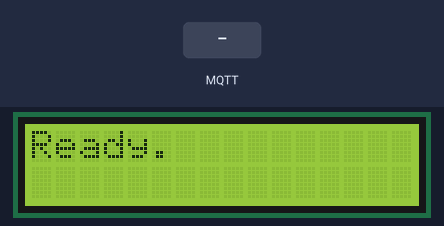
Bench run of a sketch on a simulated ESP8266 (NodeMCU). Parts: 16×2 character LCD. The test bench sets the inputs (shaded band). WiFi joins after 1.5 s; servers stay silent unless stated; the local clock reads 2024-03-15 10:24:30 at power-on unless the sketch sets it; no MQTT or app messages arrive unless stated; what the sketch prints to the serial monitor is not drawn.

Above: at 3.4 s.
3.5 s: MQTT message "1" arrives on the first subscribed topic
At 3.8 s:
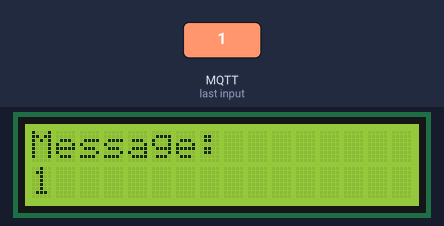
5.0 s: MQTT message "on" arrives on the first subscribed topic
At 6.2 s:
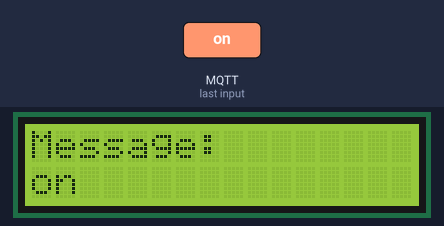
6.5 s: MQTT message "off" arrives on the first subscribed topic
At 7.4 s:
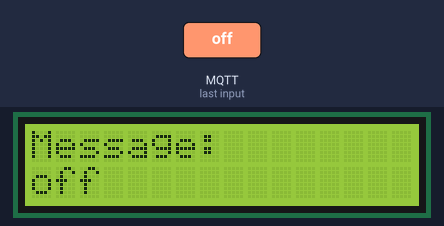
Timing chart, 0 to 9.5 s (numbered marks = the images above; inputs shaded):
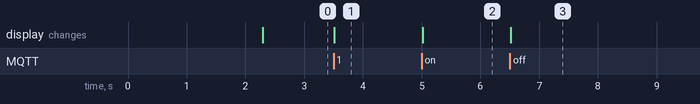

Measured:
- after the input at 3.5 s, the display: changes at once (image 1)
- after the input at 5.0 s, the display: changes at once (image 2)
- after the input at 6.5 s, the display: changes at once (image 3)

The sketch:

speech_to_text.ino
```cpp
#include <ESP8266WiFi.h>
#include <PubSubClient.h>
#include <LiquidCrystal_PCF8574.h>
#include <OneWire.h>
#include <time.h>
#include <Wire.h>

//  Wi-Fi
const char *ssid = "Max";                     //  SSID
const char *password = "1234567890";

// Налаштування MQTT
const int mqtt_port = 8883;                    // port SSL/TLS
const char *mqtt_broker = "fb075b16.ala.eu-central-1.emqxsl.com";  // address EMQX
const char *mqtt_topic = "esp/test/wiadomosc";  // topic MQTT
const char *mqtt_username = "test";          // user EMQX
const char *mqtt_password = "test";

//   NTP
const char *ntp_server = "pool.ntp.org";       // Serwer NTP
const long gmt_offset_sec = 0;
const int daylight_offset_sec = 0;

//   LCD
LiquidCrystal_PCF8574 lcd(0x27);


BearSSL::WiFiClientSecure espClient;
PubSubClient mqtt_client(espClient);


static const char ca_cert[] PROGMEM = R"EOF(
-----BEGIN CERTIFICATE-----
MIIDrzCCApegAwIBAgIQCDvgVpBCRrGhdWrJWZHHSjANBgkqhkiG9w0BAQUFADBh
MQswCQYDVQQGEwJVUzEVMBMGA1UEChMMRGlnaUNlcnQgSW5jMRkwFwYDVQQLExB3
d3cuZGlnaWNlcnQuY29tMSAwHgYDVQQDExdEaWdpQ2VydCBHbG9iYWwgUm9vdCBD
QTAeFw0wNjExMTAwMDAwMDBaFw0zMTExMTAwMDAwMDBaMGExCzAJBgNVBAYTAlVT
MRUwEwYDVQQKEwxEaWdpQ2VydCBJbmMxGTAXBgNVBAsTEHd3dy5kaWdpY2VydC5j
b20xIDAeBgNVBAMTF0RpZ2lDZXJ0IEdsb2JhbCBSb290IENBMIIBIjANBgkqhkiG
9w0BAQEFAAOCAQ8AMIIBCgKCAQEA4jvhEXLeqKTTo1eqUKKPC3eQyaKl7hLOllsB
CSDMAZOnTjC3U/dDxGkAV53ijSLdhwZAAIEJzs4bg7/fzTtxRuLWZscFs3YnFo97
nh6Vfe63SKMI2tavegw5BmV/Sl0fvBf4q77uKNd0f3p4mVmFaG5cIzJLv07A6Fpt
43C/dxC//AH2hdmoRBBYMql1GNXRor5H4idq9Joz+EkIYIvUX7Q6hL+hqkpMfT7P
T19sdl6gSzeRntwi5m3OFBqOasv+zbMUZBfHWymeMr/y7vrTC0LUq7dBMtoM1O/4
gdW7jVg/tRvoSSiicNoxBN33shbyTApOB6jtSj1etX+jkMOvJwIDAQABo2MwYTAO
BgNVHQ8BAf8EBAMCAYYwDwYDVR0TAQH/BAUwAwEB/zAdBgNVHQ4EFgQUA95QNVbR
TLtm8KPiGxvDl7I90VUwHwYDVR0jBBgwFoAUA95QNVbRTLtm8KPiGxvDl7I90VUw
DQYJKoZIhvcNAQEFBQADggEBAMucN6pIExIK+t1EnE9SsPTfrgT1eXkIoyQY/Esr
hMAtudXH/vTBH1jLuG2cenTnmCmrEbXjcKChzUyImZOMkXDiqw8cvpOp/2PV5Adg
06O/nVsJ8dWO41P0jmP6P6fbtGbfYmbW0W5BjfIttep3Sp+dWOIrWcBAI+0tKIJF
PnlUkiaY4IBIqDfv8NZ5YBberOgOzW6sRBc4L0na4UU+Krk2U886UAb3LujEV0ls
YSEY1QSteDwsOoBrp+uvFRTp2InBuThs4pFsiv9kuXclVzDAGySj4dzp30d8tbQk
CAUw7C29C79Fv1C5qfPrmAESrciIxpg0X40KPMbp1ZWVbd4=
-----END CERTIFICATE-----
)EOF";


void connectToWiFi();
void connectToMQTT();
void syncTime();
void mqttCallback(char *topic, byte *payload, unsigned int length);

void setup() {
    Serial.begin(9600);

    lcd.begin(16, 2);
    lcd.setBacklight(255);
    lcd.print("Initializing...");

    connectToWiFi();
    syncTime();
    mqtt_client.setServer(mqtt_broker, mqtt_port);
    mqtt_client.setCallback(mqttCallback);
    connectToMQTT();

    lcd.clear();
    lcd.print("Ready.");
    Serial.println("Setup complete.");
}

void syncTime() {
    configTime(gmt_offset_sec, daylight_offset_sec, ntp_server);
    Serial.print("Czekam na synchronizację czasu NTP: ");
    while (time(nullptr) < 8 * 3600 * 2) {
        delay(1000);
        Serial.print(".");
    }
    Serial.println("Czas zsynchronizowany");
    struct tm timeinfo;
    if (getLocalTime(&timeinfo)) {
        Serial.print("Aktualny czas: ");
        Serial.println(asctime(&timeinfo));
    } else {
        Serial.println("Nie udało się uzyskać lokalnego czasu");
    }
}

void connectToWiFi() {
    WiFi.begin(ssid, password);
    while (WiFi.status() != WL_CONNECTED) {
        delay(1000);
        Serial.println("Connecting to Wi-Fi...");
    }
    Serial.println("Connected to Wi-Fi");
}

void connectToMQTT() {
    BearSSL::X509List serverTrustedCA(ca_cert);
    espClient.setTrustAnchors(&serverTrustedCA);
    while (!mqtt_client.connected()) {
        String client_id = "esp8266-client-" + String(WiFi.macAddress());
        Serial.printf("Connecting to MQTT broker as %s...\n", client_id.c_str());
        if (mqtt_client.connect(client_id.c_str(), mqtt_username, mqtt_password)) {
            Serial.println("Connected to MQTT broker");
            mqtt_client.subscribe(mqtt_topic);
        } else {
            char err_buf[128];
            espClient.getLastSSLError(err_buf, sizeof(err_buf));
            Serial.printf("Failed to connect, rc=%d\nSSL Error: %s\n", mqtt_client.state(), err_buf);
            delay(5000);
        }
    }
}

void mqttCallback(char *topic, byte *payload, unsigned int length) {
    Serial.print("Message received on topic: ");
    Serial.println(topic);


    String message;
    for (unsigned int i = 0; i < length; i++) {
        message += (char)payload[i];
    }
    Serial.println("Message: " + message);


    lcd.clear();
    lcd.setCursor(0, 0);
    lcd.print("Message:");
    lcd.setCursor(0, 1);
    lcd.print(message);
}

void loop() {
    if (!mqtt_client.connected()) {
        connectToMQTT();
    }
    mqtt_client.loop();
}
```
